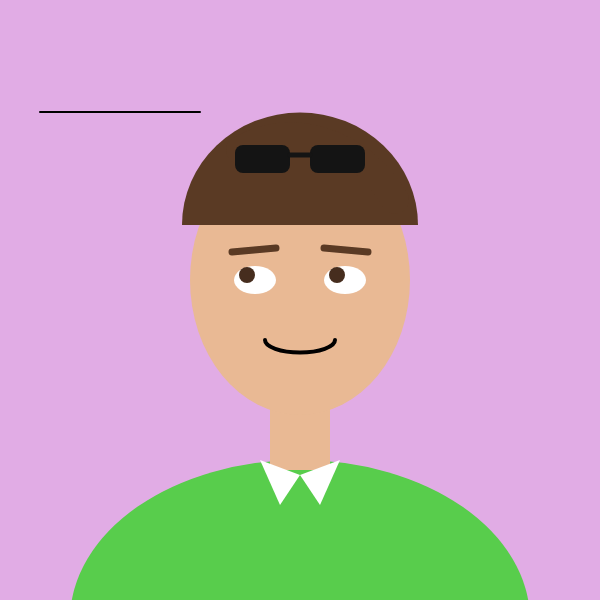
Frame 1 (no input)
Frame 60 (no input): identical to frame 1, image omitted
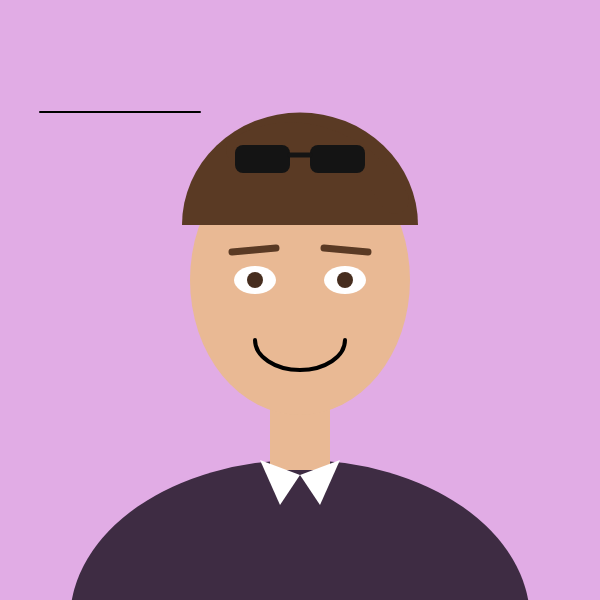
Frame 120 (the mouse pressed at the canvas centre since frame 60)

The p5.js sketch that drew these frames (run headless with seeded random() and noise() and a simulated clock; from frame 60 on, the mouse is pressed at the canvas centre):

// p5.js sketch
// ── sketch.js
// Self-Portrait
// Move the mouse: my eyes follow it.
// Click: my shirt changes color.
// Hold the mouse down: big smile.
// The background color is random every time it runs.

let bgColor;
let shirtColor;

function setup() {
  createCanvas(600, 600);
  bgColor = color(random(150, 255), random(150, 255), random(150, 255));
  shirtColor = color(random(255), random(255), random(255));
}

function draw() {
  background(bgColor);

  // 6 foot mark
  stroke(0);
  strokeWeight(2);
  line(40, 112, 200, 112);
  noStroke();
  fill(0);
  textSize(20);
  text();

  // shirt
  fill(shirtColor);
  arc(300, 620, 460, 320, PI, TWO_PI);

  // neck and head
  fill(233, 185, 148);
  rect(270, 380, 60, 90);
  ellipse(300, 280, 220, 270);

  // collar
  fill(255);
  triangle(260, 460, 300, 475, 280, 505);
  triangle(340, 460, 300, 475, 320, 505);

  // brown hair
  fill(90, 58, 36);
  arc(300, 225, 236, 225, PI, TWO_PI);
  noFill();
  stroke(90, 58, 36);
  strokeWeight(28);
  bezier(240, 150, 290, 120, 360, 140, 395, 200);

  // sunglasses on my head
  noStroke();
  fill(20);
  rect(235, 145, 55, 28, 8);
  rect(310, 145, 55, 28, 8);
  stroke(20);
  strokeWeight(5);
  line(290, 155, 310, 155);

  // eyes that follow the mouse
  let lookX = map(mouseX, 0, width, -8, 8);
  let lookY = map(mouseY, 0, height, -5, 5);
  noStroke();
  fill(255);
  ellipse(255, 280, 42, 28);
  ellipse(345, 280, 42, 28);
  fill(70, 45, 30);
  ellipse(255 + lookX, 280 + lookY, 16, 16);
  ellipse(345 + lookX, 280 + lookY, 16, 16);

  // eyebrows
  stroke(90, 58, 36);
  strokeWeight(7);
  line(232, 252, 276, 248);
  line(324, 248, 368, 252);

  // smile (bigger while the mouse is held down)
  noFill();
  stroke(0);
  strokeWeight(4);
  if (mouseIsPressed) {
    arc(300, 340, 90, 60, 0, PI);
  } else {
    arc(300, 340, 70, 25, 0, PI);
  }
}

function mousePressed() {
  shirtColor = color(random(255), random(255), random(255));
}
